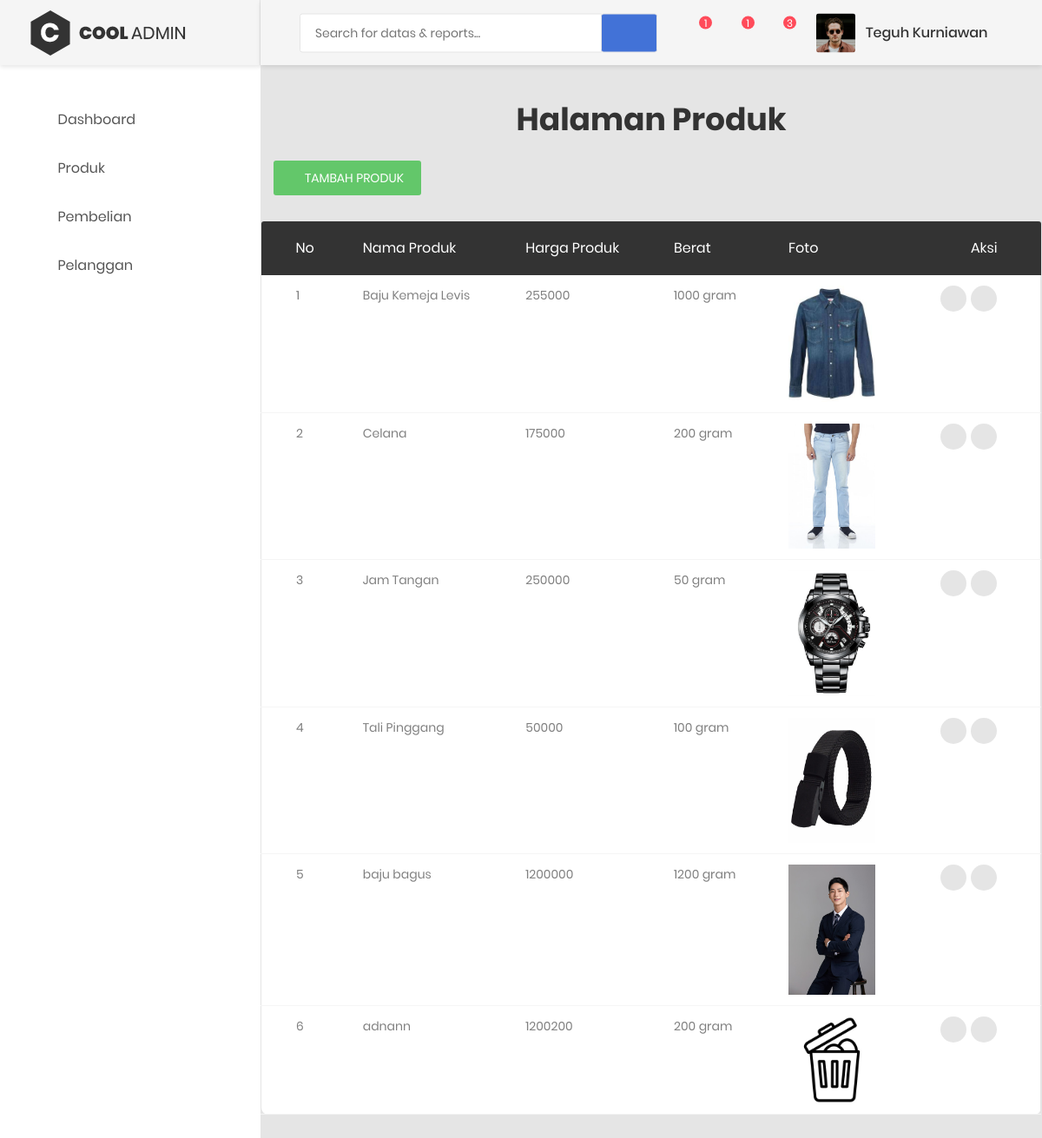
Page /admin/index.php?halaman=produk (signed in) on the committed database.
### tables this page shows
CREATE TABLE `tb_produk` (
  `id_produk` int(11) NOT NULL,
  `nama_produk` varchar(40) NOT NULL,
  `harga_produk` int(11) NOT NULL,
  `berat_produk` int(11) NOT NULL,
  `foto_produk` varchar(40) NOT NULL,
  `deskripsi_produk` text NOT NULL
);

### admin/produk.php (the view, shortened to what this page needs)
<h1 style="text-align: center;">Halaman Produk</h1>
	<br>
	 <div class="col-md-6 col-md-6">
           <a class="au-btn au-btn-icon au-btn--green au-btn--small" href="index.php?halaman=tambahproduk">
            	<i class="zmdi zmdi-plus"></i>Tambah Produk
            </a>
     </div>
  <div class="row m-t-30">
      <div class="col-md-12">
		<div class="table-responsive m-b-40">
		<table class="table table-borderless table-data3">
			<thead>
				<tr>
					<th>No</th>
					<th>Nama Produk</th>
					<th>Harga Produk</th>
					<th>Berat</th>
					<th>Foto</th>
					<th>Aksi</th>
				</tr>
			</thead>
			<tbody>
			<?php $no = 1; ?>
			<?php $ambil = $koneksi->query("SELECT * FROM tb_produk"); ?>
			<?php while($pecah = $ambil->fetch_assoc()) { ?>
				<tr>
					<td><?php echo $no; ?></td>
					<td><?php echo $pecah['nama_produk']; ?></td>
					<td><?php echo $pecah['harga_produk'];  ?></td>
					<td><?php echo $pecah['berat_produk']. " gram"; ?></td>
					<td>
						<img src="../images/<?php echo $pecah['foto_produk']; ?>" width="100" >
					</td>
					<td>
						 <div class="table-data-feature">
                                <a class="item" data-toggle="tooltip" data-placement="top" title="Edit" href="index.php?halaman=ubahproduk&id=<?php echo $pecah['id_produk']; ?>">
                                     <i class="zmdi zmdi-edit"></i>
                                 </a>
                                 <a class="item" data-toggle="tooltip" data-placement="top" title="Delete" href="index.php?halaman=hapusproduk&id=<?php echo $pecah['id_produk']; ?>">
                                <i class="zmdi zmdi-delete"></i>
                                </a>
                         </div>
					</td>
				</tr>
			<?php $no++; ?>
			<?php } ?>
			</tbody>
		</table>
		</div>
	</div>
</div>

### rows in the picture
tb_produk: nama_produk "Baju Kemeja Levis", harga_produk "255000", berat_produk "1000", foto_produk (picture)
tb_produk: nama_produk "Celana", harga_produk "175000", berat_produk "200", foto_produk (picture)
tb_produk: nama_produk "Jam Tangan", harga_produk "250000", berat_produk "50", foto_produk (picture)
tb_produk: nama_produk "Tali Pinggang", harga_produk "50000", berat_produk "100", foto_produk (picture)
tb_produk: nama_produk "baju bagus", harga_produk "1200000", berat_produk "1200", foto_produk (picture)
tb_produk: nama_produk "adnann", harga_produk "1200200", berat_produk "200", foto_produk (picture)

### other values in the picture
$_SESSION['admin']['nama'] "Teguh Kurniawan"
